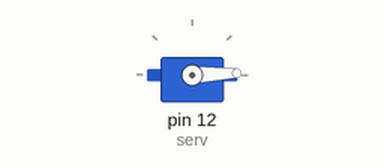
The sketch below on a simulated Arduino Uno, built with avr-gcc and run on an emulated ATmega328P. Shown: servo.

Above: at 0.05 s.
At 1.8 s:
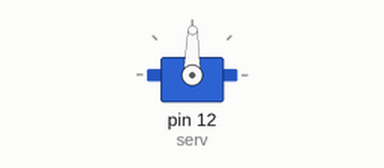
At 3.55 s:
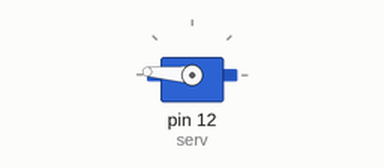
At 7.05 s:
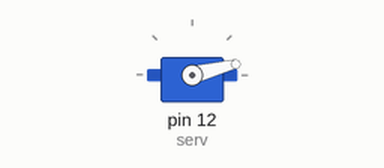
Timing chart, 0 to 10.2 s (numbered marks = the images above):
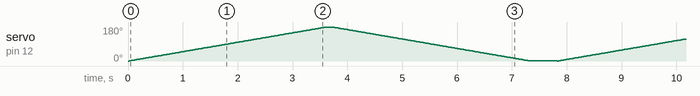

The sketch:

Prog_10_ServoMotor.ino
```cpp
#include<Servo.h>

Servo serv;

void setup() {

  serv.attach(12);

  Serial.begin(9600);


}

int i;
void loop() {

for(i = 0; i<180; i++){
    serv.write(i);
    delay(20);
  }

delay(100);

for(i = 180; i>0; i--){
    serv.write(i);
    delay(20);
  }

delay(500);

}


//Ejercio: abrir/activiar los ductos de ventilación (servomotor)
//cuando la temperatura de un cuarto se encuentre por encima
// de la aceptada, entonces, en caso contrario, los ductor serán cerrados
```
